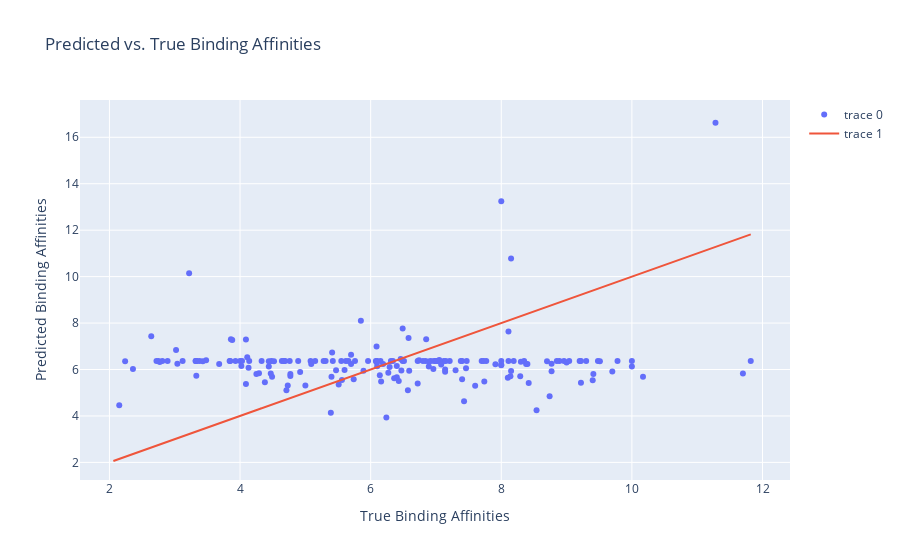

The notebook cell saved with this chart:
### Code cell
# Plot test results

import plotly.express as px
import plotly.graph_objects as go

y_pred = []

# Predict from val_set
test_dataloader = DataLoader(val_set, batch_size=1, shuffle=True)
for i, data in enumerate(test_dataloader):
    inputs, labels = data
    inputs, labels = inputs.to(device), labels.to(device)
    outputs = model(inputs)
    y_pred.append(outputs.item())

y_pred = np.array(y_pred)
y_true = np.array([l.item() for l in val_set.dataset.binding_affinities])

fig = go.Figure()
fig.add_trace(go.Scatter(x=y_true, y=y_pred, mode='markers'))
fig.add_trace(go.Scatter(x=y_true, y=y_true, mode='lines'))
fig.update_layout(title='Predicted vs. True Binding Affinities', xaxis_title='True Binding Affinities', yaxis_title='Predicted Binding Affinities')
fig.show()

### Figure 1 — Plotly figure (JSON) as saved in the notebook; plotly's stock layout.template omitted (floating-point values rounded to 4 significant figures; data arrays with more than 128 entries replaced by an {"elided": "..."} marker saying what was removed)
{"data": [{"mode": "markers", "type": "scatter", "x": {"elided": "912 float values"}, "y": {"elided": "183 float values"}}, {"mode": "lines", "type": "scatter", "x": {"elided": "912 float values"}, "y": {"elided": "912 float values"}}], "layout": {"title": {"text": "Predicted vs. True Binding Affinities"}, "xaxis": {"title": {"text": "True Binding Affinities"}}, "yaxis": {"title": {"text": "Predicted Binding Affinities"}}}}
